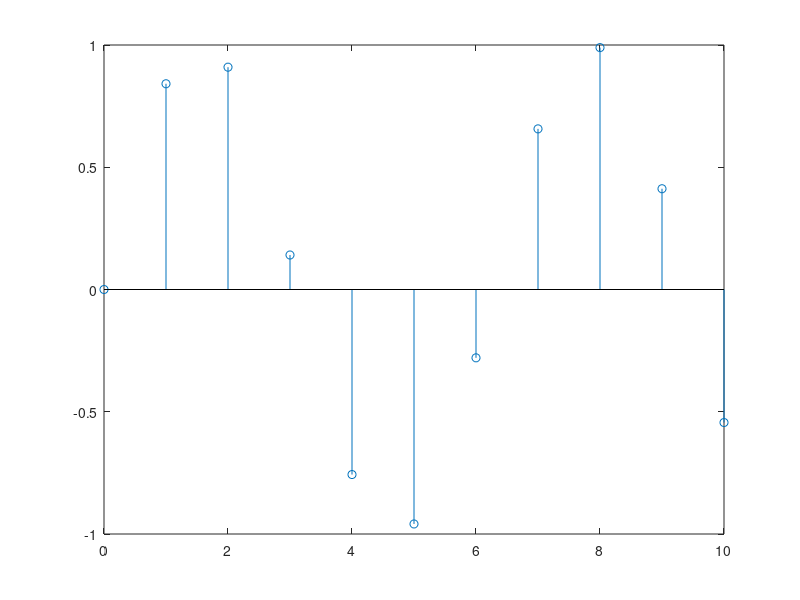

Reproduce this figure in MATLAB.
%transformations on discrete signals

%defining values of n
n = (0:10)

%signal x(n)
x = sin(n);

%stem plot of the signal
stem(n,x)